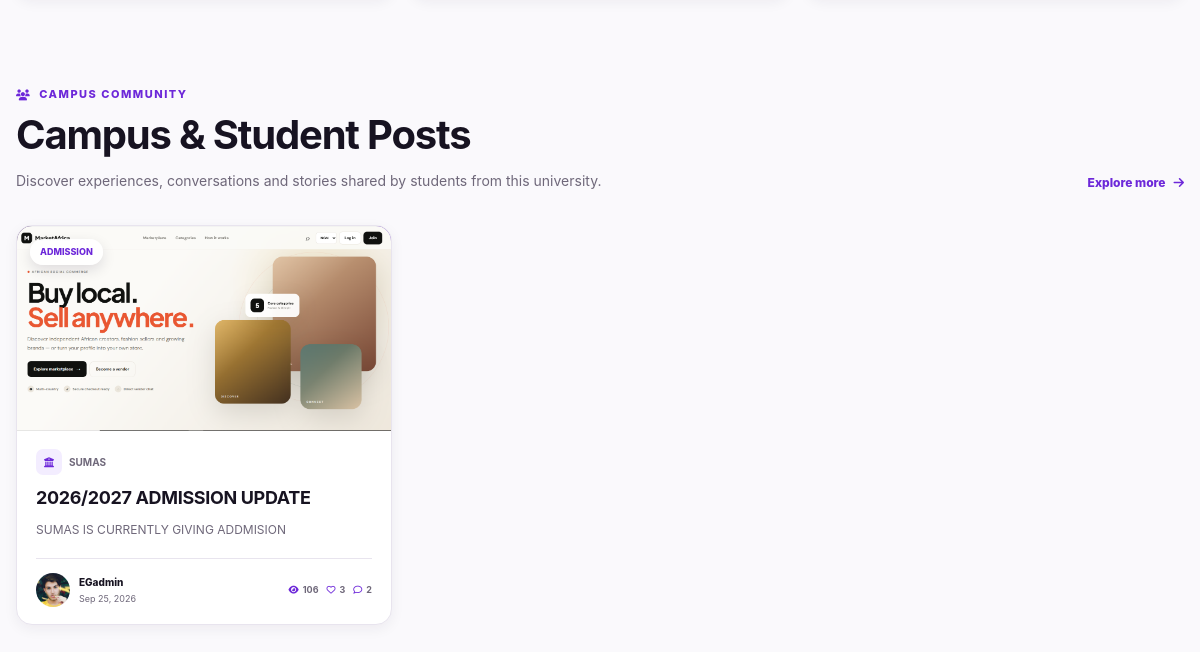
The app's page /universities/state-university-of-medical-and-applied-science/ (signed in, lower part), older data.
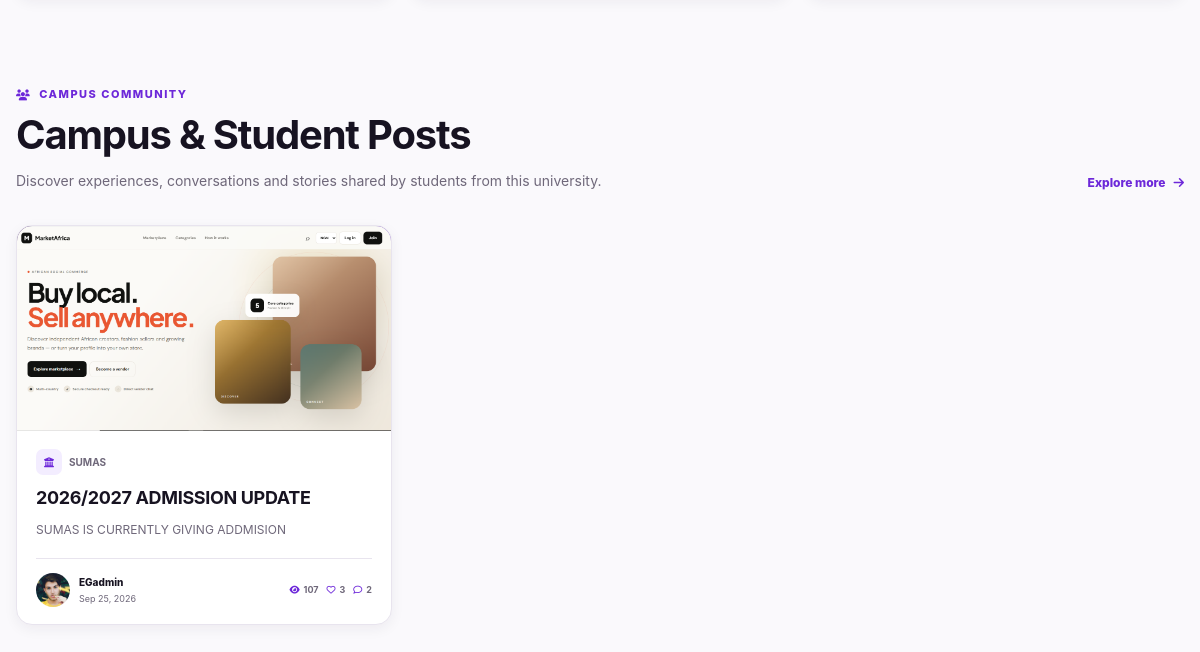
The same page, newer data.
### post/models.py (models this page shows, shortened)
class Post(models.Model):
    author = models.ForeignKey(
        User,
        on_delete=models.CASCADE,
        related_name="posts"
    )
    university = models.ForeignKey(
        "uni.University",
        on_delete=models.CASCADE,
        related_name="posts"
    )
    category = models.ForeignKey(
        Category,
        on_delete=models.SET_NULL,
        null=True,
        blank=True,
        related_name="posts"
    )
    title = models.CharField(max_length=200)
    content = models.TextField()
    image = models.ImageField(
        upload_to="posts/",
        blank=True,
        null=True
    )
    is_verified = models.BooleanField(default=False)
    is_published = models.BooleanField(default=True)
    views_count = models.PositiveIntegerField(default=0)
    created_at = models.DateTimeField(auto_now_add=True)
    updated_at = models.DateTimeField(auto_now=True)
    slug = models.SlugField(
        max_length=200,
        unique=True,
        null=True
    )
    class Meta:
        ordering = ["-created_at"]

class Category(models.Model):
    name = models.CharField(max_length=100, unique=True)
    slug = models.SlugField(unique=True)

### accounts/models.py (models this page shows, shortened)
class StudentProfile(models.Model):
    ROLE_CHOICES = [
        ("student", "Student"),
        ("applicant", "Admission Applicant"),
        ("alumni", "Alumni"),
    ]
    user = models.OneToOneField(
        User,
        on_delete=models.CASCADE,
        related_name="student_profile"
    )
    university = models.ForeignKey(
        "uni.University",
        on_delete=models.SET_NULL,
        null=True,
        blank=True,
        related_name="students"
    )
    profile_picture = models.ImageField(
        upload_to="profiles/",
        blank=True,
        null=True
    )
    bio = models.TextField(blank=True)
    location = models.CharField(
        max_length=150,
        blank=True
    )
    role = models.CharField(
        max_length=20,
        choices=ROLE_CHOICES,
        default="student"
    )
    is_verified = models.BooleanField(default=False)
    created_at = models.DateTimeField(auto_now_add=True)
    updated_at = models.DateTimeField(auto_now=True)

### uni/views.py (the view)
def university_detail(request, slug):
    university = get_object_or_404(
        University,
        slug=slug
    )
    posts = university.posts.filter(
        is_published=True
    ).select_related(
        "author",
        "category"
    )[:20]
    admissions = university.admission_updates.filter(
        is_published=True
    )[:10]
    is_following = False
    if request.user.is_authenticated:
        try:
            profile = request.user.student_profile
            is_following = UniversityFollow.objects.filter(
                student=profile,
                university=university
            ).exists()
        except StudentProfile.DoesNotExist:
            is_following = False
    follower_count = UniversityFollow.objects.filter(
        university=university
    ).count()
    return render(
        request,
        "universities/detail.html",
        {
            "university": university,
            "posts": posts,
            "admissions": admissions,
            "is_following": is_following,
            "follower_count": follower_count,
        }
    )

### notifications/context_processors.py (called while the page is built)
def notification_count(request):
    if not request.user.is_authenticated:
        return {
            "unread_notification_count": 0
        }
    count = Notification.objects.filter(
        recipient=request.user,
        is_read=False
    ).count()
    return {
        "unread_notification_count": count
    }

### templates/universities/detail.html (shortened to what the changed rows need)
{% extends "base.html" %}
{% load static %}
{% block page_css %}
<link rel="stylesheet" href="{% static 'css/university_detail.css' %}">
{% endblock %}
{% block content %}
<main class="university-page">
    <div class="university-content">
        <section class="university-section posts-section">
            <div class="university-section-heading">
                <div>
                    <h2>
                        Campus & Student Posts
                    </h2>
                </div>
            </div>
            {% if posts %}
                <div class="university-posts-grid">
                    {% for post in posts %}
                        <a
                            href="{% url 'post_detail' post.slug %}"
                            class="university-post-link"
                        >
                            <article class="university-post-card">
                                {% if post.image %}
                                    <div class="university-post-image">
                                        <img
                                            src="{{ post.image.url }}"
                                            alt="{{ post.title }}"
                                        >
                                        {% if post.category %}
                                            <span class="post-category">
                                                {{ post.category.name }}
                                            </span>
                                        {% endif %}
                                    </div>
                                {% endif %}
                                <div class="university-post-body">
                                    <div class="post-university-label">
                                        <span class="post-mini-icon">
                                            <i class="fa-solid fa-building-columns"></i>
                                        </span>
                                        {{ university.short_name|default:university.name }}
                                    </div>
                                    <h3>
                                        {{ post.title }}
                                    </h3>
                                    <p>
                                        {{ post.content|truncatewords:25 }}
                                    </p>
                                    <div class="post-author-row">
                                        <div class="post-author-avatar">
                                            {% if post.author.student_profile.profile_picture %}
                                                <img
                                                    src="{{ post.author.student_profile.profile_picture.url }}"
                                                    alt="{{ post.author.username }}"
                                                >
                                            {% else %}
                                                <i class="fa-solid fa-user"></i>
                                            {% endif %}
                                        </div>
                                        <div class="post-author-info">
                                            <strong>
                                                {% if post.author.get_full_name %}
                                                    {{ post.author.get_full_name }}
                                                {% else %}
                                                    {{ post.author.username }}
                                                {% endif %}
                                            </strong>
                                            <span>
                                                {{ post.created_at|date:"M d, Y" }}
                                            </span>
                                        </div>
                                        <div class="post-statistics">
                                            <span>
                                                <i class="fa-solid fa-eye"></i>
                                                {{ post.views_count }}
                                            </span>
                                            <span>
                                                <i class="fa-regular fa-heart"></i>
                                                {{ post.likes.count }}
                                            </span>
                                            <span>
                                                <i class="fa-regular fa-comment"></i>
                                                {{ post.comments.count }}
                                            </span>
                                        </div>
                                    </div>
                                </div>
                            </article>
                        </a>
                    {% endfor %}
                </div>
            {% endif %}
        </section>
    </div>
</main>
{% endblock %}

Row changes from the older to the newer data that the page shows:
changed Post "SUMAS IS CURRENTLY GIVING ADDMISION": views_count "106" → "107"; category_id 1 → empty (drawn); category.name "ADMISSION" → (not shown)
